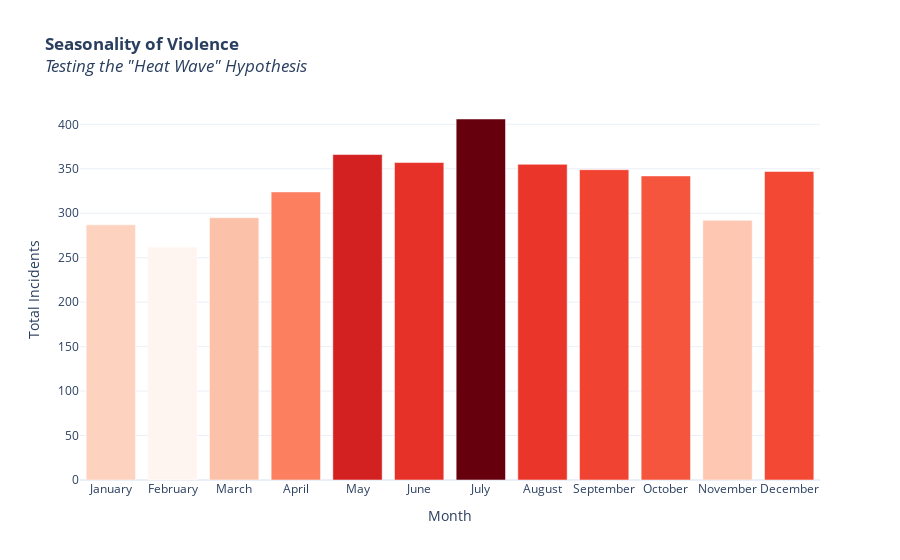

The cell this chart's notebook holds for it:
### Code cell
df_month = result_month

fig_month = px.bar(
    df_month, 
    x='month_name', 
    y='incident_count', 
    color='incident_count', # Darker colors for deadlier months
    color_continuous_scale='Reds',
    title='<b>Seasonality of Violence</b><br><i>Testing the "Heat Wave" Hypothesis</i>',
    template='plotly_white'
)


fig_month.update_layout(
    xaxis_title="Month",
    yaxis_title="Total Incidents",
    coloraxis_showscale=False 
)

fig_month.show()

### Figure 1 — Plotly figure (JSON) as saved in the notebook; plotly's stock layout.template omitted (floating-point values rounded to 4 significant figures)
{"data": [{"hovertemplate": "month_name=%{x}<br>incident_count=%{marker.color}<extra></extra>", "legendgroup": "", "marker": {"color": [287, 262, 295, 324, 366, 357, 406, 355, 349, 342, 292, 347], "coloraxis": "coloraxis", "pattern": {"shape": ""}}, "name": "", "orientation": "v", "showlegend": false, "textposition": "auto", "type": "bar", "x": ["January", "February", "March", "April", "May", "June", "July", "August", "September", "October", "November", "December"], "xaxis": "x", "y": [287, 262, 295, 324, 366, 357, 406, 355, 349, 342, 292, 347], "yaxis": "y"}], "layout": {"barmode": "relative", "coloraxis": {"colorbar": {"title": {"text": "incident_count"}}, "colorscale": [[0, "rgb(255,245,240)"], [0.125, "rgb(254,224,210)"], [0.25, "rgb(252,187,161)"], [0.375, "rgb(252,146,114)"], [0.5, "rgb(251,106,74)"], [0.625, "rgb(239,59,44)"], [0.75, "rgb(203,24,29)"], [0.875, "rgb(165,15,21)"], [1, "rgb(103,0,13)"]], "showscale": false}, "legend": {"tracegroupgap": 0}, "title": {"text": "<b>Seasonality of Violence</b><br><i>Testing the \"Heat Wave\" Hypothesis</i>"}, "xaxis": {"anchor": "y", "domain": [0, 1], "title": {"text": "Month"}}, "yaxis": {"anchor": "x", "domain": [0, 1], "title": {"text": "Total Incidents"}}}}
